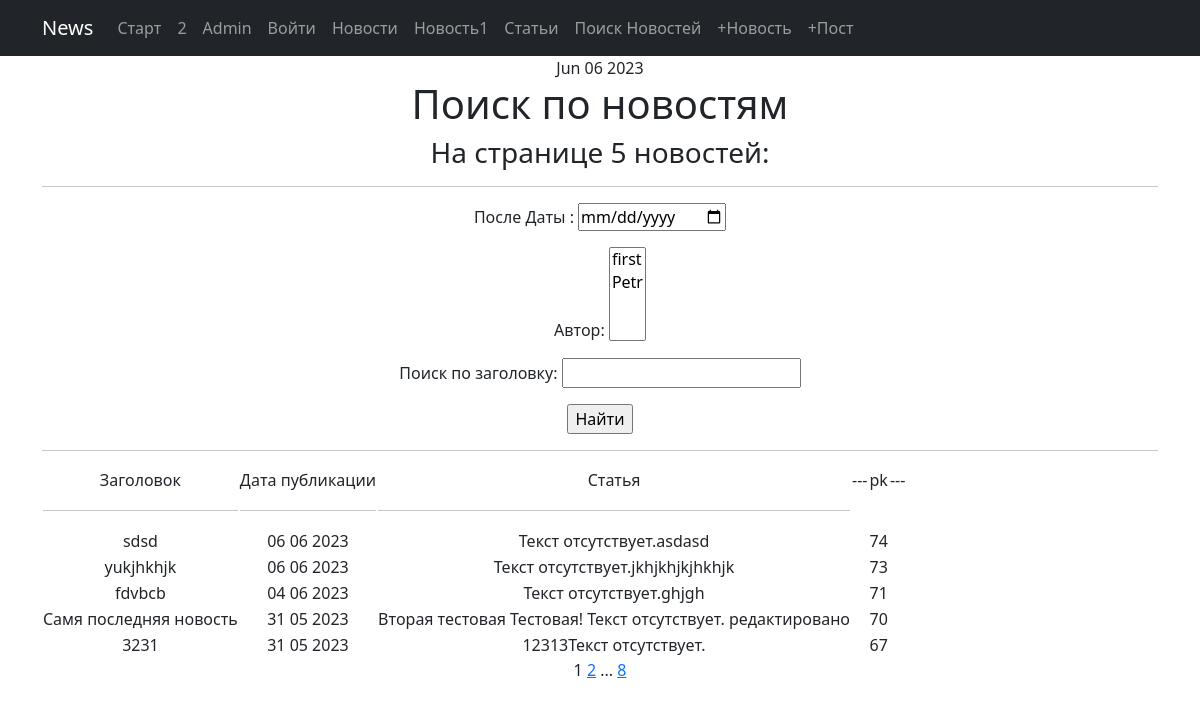
The app's page /news/search/ with its own data.
### News_Portal/models.py (models this page shows, shortened)
class Post(models.Model):
    article = 'AR'
    news = 'NE'
    POSITIONS = [
        (article, 'Статья'),
        (news, 'Новость')
    ]
    author = models.ForeignKey('Author', on_delete=models.CASCADE)  # связь «один ко многим» с моделью Author;
    position = models.CharField(max_length=2, choices=POSITIONS, default=article)  # «статья» или «новость»;
    date_time = models.DateTimeField(auto_now_add=True)  # автоматически добавляемая дата и время создания;
    category = models.ManyToManyField('Category', through='PostCategory')  # связь «многие ко многим»
    title = models.CharField(max_length=50, unique=True)  # заголовок статьи/новости;
    text = models.TextField(default="Текст отсутствует.")  # текст статьи/новости;
    ratio = models.IntegerField(default=0)  # рейтинг статьи/новости."

### News_Portal/views.py (the view)
# urls.py: path('search/', SearchNe.as_view()),
class SearchNe(ListView):
    queryset = Post.objects.filter(position='NE').order_by('-date_time')
    template_name = 'search.html'
    context_object_name = 'news_list'
    paginate_by = 5
    def get_queryset(self):
        queryset = super().get_queryset()
        self.filterset = PostFilter(self.request.GET, queryset)
        return self.filterset.qs
    def get_context_data(self, **kwargs):
        context = super().get_context_data(**kwargs)
        context['filterset'] = self.filterset
        return context

### News_Portal/models.py (called while the page is built)
    def __str__(self):
        return self.author_name

### News_Portal/templatetags/custom_filters.py (called while the page is built)
@register.filter()
def censor(some_text, bad=bad_words):
    if not isinstance(some_text, str):
        raise NotAString()
    for bad_word in bad:
        i = -2
        while i != -1:
            i = some_text.lower().find(bad_word)
            if i >= 0:
                some_text = some_text[0:i + 1] + '*' * (len(bad_word) - 1) + some_text[i + len(bad_word):]
                print(type(some_text))
    return some_text

### News_Portal/templatetags/custom_tags.py (called while the page is built)
@register.simple_tag()
def current_time(format_string='%b %d %Y'):
    return datetime.utcnow().strftime(format_string)

@register.simple_tag(takes_context=True)
def url_replace(context, **kwargs):
    d = context['request'].GET.copy()
    for k, v in kwargs.items():
        d[k] = v
    return d.urlencode()

### templates/search.html (shortened to what this page needs)
{% extends 'flatpages/default.html' %}
{% load custom_filters %}
{% load custom_tags %}
{% block content %}
    <h1>Поиск по новостям</h1>
    <h3>На странице {{ news_list|length }} новостей:       </h3>
    <hr>
   <form action="" method="get">
       {{ filterset.form.as_p }}
       <input type="submit" value="Найти" />
   </form>
   <hr>
    {% if news_list %}
        <table>
            <tr>
                <td>Заголовок </td>
                <td>Дата публикации  </td>
                <td>Статья</td>
                <td>---</td>
                <td>pk</td>
                <td>---</td>
            </tr>
            <tr>
                <td><hr></td>
                <td><hr></td>
                <td><hr></td>
            </tr>
            {% for post_ in news_list %}
                <tr>
                    <td>{{ post_.title|censor}}</td>
                    <td>{{ post_.date_time|date:' d m Y' }}</td>
                    <td>{{ post_.text|truncatewords:20|censor }}</td>
                    <td></td>
                    <td>{{ post_.pk }}</td>
                </tr>
            {% endfor %}
        </table>
    {% else %}
        <h2>Новостей нет!</h2>
    {% endif %}
   {{ page_obj.number }}
   {% if page_obj.has_next %}
        <a href="?{% url_replace page=page_obj.next_page_number %}">{{ page_obj.next_page_number }}</a>
       {% if paginator.num_pages != page_obj.next_page_number %}
           ...
            <a href="?{% url_replace page=page_obj.paginator.num_pages %}">{{ page_obj.paginator.num_pages }}</a>
       {% endif %}
   {% endif %}
{% endblock content %}

### records on screen
Post: title|censor "sdsd", date_time "06 06 2023", text|censor "Текст отсутствует.asdasd", pk "74"
Post: title|censor "yukjhkhjk", date_time "06 06 2023", text|censor "Текст отсутствует.jkhjkhjkjhkhjk", pk "73"
Post: title|censor "fdvbcb", date_time "04 06 2023", text|censor "Текст отсутствует.ghjgh", pk "71"
Post: title|censor "Самя последняя новость", date_time "31 05 2023", text|censor "Вторая тестовая Тестовая! Текст отсутствует. редактировано", pk "70"
Post: title|censor "3231", date_time "31 05 2023", text|censor "12313Текст отсутствует.", pk "67"

### other values on screen
{{ news_list|length }} "5"
{{ page_obj.number }} "1"
{{ page_obj.next_page_number }} "2"
{{ page_obj.paginator.num_pages }} "8"
